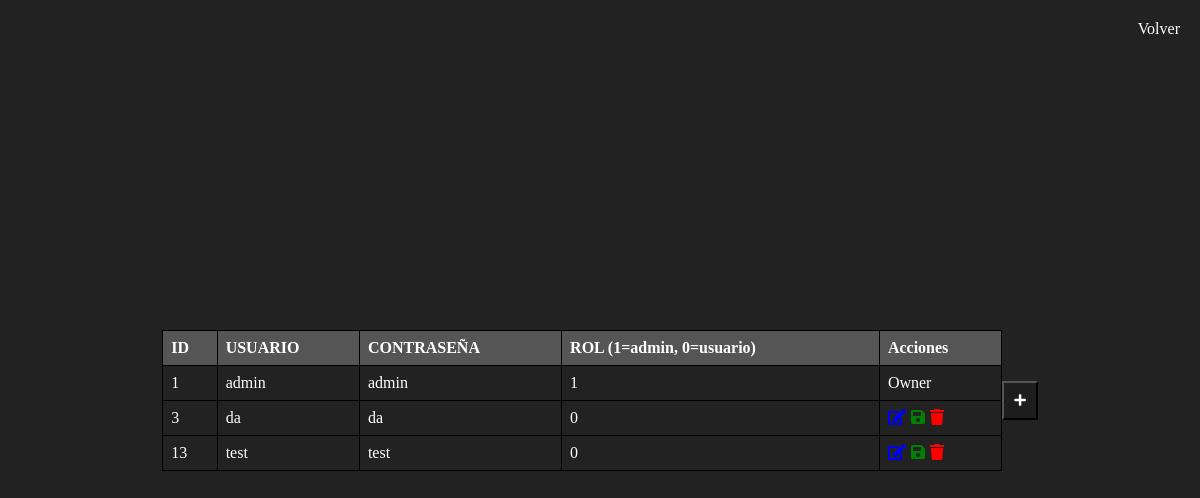
/php/mostrarUsuarios.php (signed in), run on an earlier commit of the app's database.
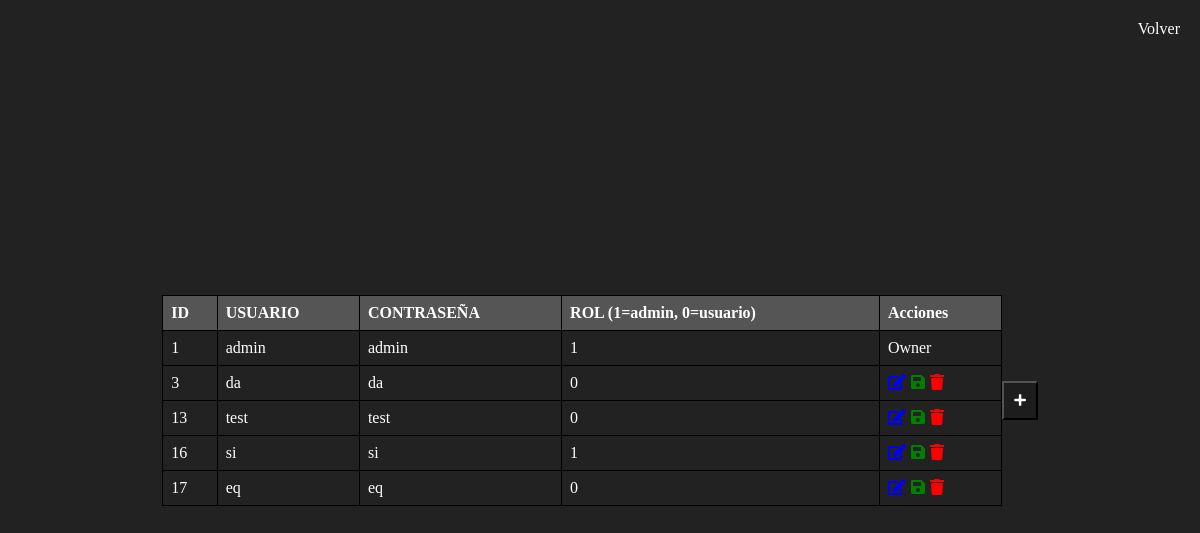
And on a later commit of the database.
### tables this page shows
CREATE TABLE "users" (
	"idUser"	INTEGER,
	"username"	TEXT NOT NULL,
	"password"	TEXT NOT NULL,
	"role"	INTEGER DEFAULT 0,
	PRIMARY KEY("idUser" AUTOINCREMENT)
);

### php/mostrarUsuarios.php (the view, shortened to what this page needs)
<!DOCTYPE html>
<html>
<head>
<link rel="stylesheet" href="https://cdnjs.cloudflare.com/ajax/libs/font-awesome/5.15.3/css/all.min.css" />
<link rel="stylesheet" href="../css/style.css">
<link rel="stylesheet" href="../css/styleTable.css">
</head>
<body>
    <a class="atras-si" href="../inicio.php">Volver</a>
    <table id="tablaUsuarios">
  <tr>
    <th>ID</th>
    <th>USUARIO</th>
    <th>CONTRASEÑA</th>
    <th>ROL (1=admin, 0=usuario)</th>
    <th>Acciones</th>
  </tr>
  <?php
$db = new SQLite3('../db/user.db');
$query = "SELECT * FROM users";
$result = $db->query($query);
if ($result) {
    while ($row = $result->fetchArray(SQLITE3_ASSOC)) {
        echo "<tr>";
        echo "<td><span class='editable' contenteditable='false'>" . $row['idUser'] . "</span></td>";
        echo "<td><span class='editable' contenteditable='false'>" . $row['username'] . "</span></td>";
        echo "<td><span class='editable' contenteditable='false'>" . $row['password'] . "</span></td>";
        echo "<td><span class='editable' contenteditable='false'>" . $row['role'] . "</span></td>";
        echo "<td>";
        if ($row['idUser'] == 1) {
            echo "Owner";
        } else {
            echo "<span class='editar' data-id='" . $row['idUser'] . "' onclick='makeEditable(this)'><i class='fas fa-edit'></i></span>";
            echo "<span class='guardar' data-id='" . $row['idUser'] . "' onclick='saveChanges(this)'><i class='fas fa-save'></i></span>";
            echo "<span class='eliminar' data-id='" . $row['idUser'] . "' onclick='eliminarUsuario(this)'><i class='fas fa-trash'></i></span>";
        }
        echo "</td>";
        echo "</tr>";
    }
    echo "</table>";
} else {
    echo "Error al obtener los datos de la tabla: " . $db->lastErrorMsg();
}
?>
<button id="btnAgregarUsuario" onclick="addUser()"><i class="fas fa-plus"></i> </button>
</body>
</html>

### css/style.css (style rules this page uses)
body { background-color: #222; display: flex; justify-content: center; align-items: center; height: 100vh; margin: 0; }

### css/styleTable.css (style rules this page uses)
table { border-collapse: collapse; width: 70%; color: white; }
th, td { border: 1px solid black; padding: 8px; text-align: left; }
th, td:hover { border: 1px solid black; padding: 8px; text-align: left; background-color: #555; }
.atras-si { position: fixed; top: 10px; right: 10px; padding: 10px; background-color: dark; color: white; border: none; border-radius: 10px; text-decoration: none; }
.editar { margin-right: 5px; color: blue; cursor: pointer; }
.eliminar { margin-right: 5px; color: red; cursor: pointer; }
.guardar { margin-right: 5px; color: green; cursor: pointer; }
#btnAgregarUsuario { color:white; position: wrap; left: 60%; padding: 10px; text-align: right; box-sizing: border-box; background-color: #1d1d1d; }

What changed in the data, as far as the page shows it:
added users: idUser "16", username "si", password "si", role "1"
added users: idUser "17", username "eq", password "eq", role "0"
